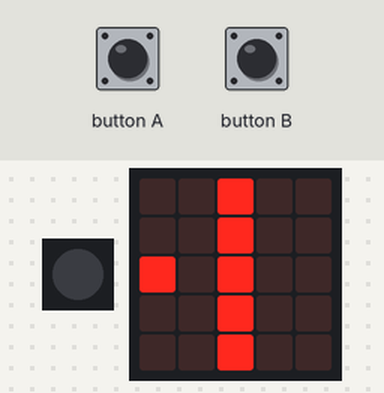
Bench run of a program on a simulated Calliope mini (MakeCode). On the bench: 1 RGB LEDs in strip order, left to right, the board's 5×5 LED display. The test bench sets the inputs (shaded band). Random numbers come from a fixed seed.

Above: at 1.2 s.
1.3 s: button A pressed for 3 s
At 4.5 s:
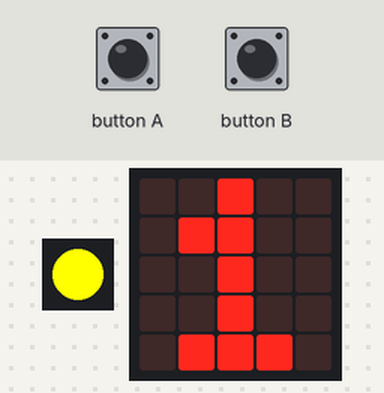
6.1 s: button A pressed for 3 s
At 8.6 s:
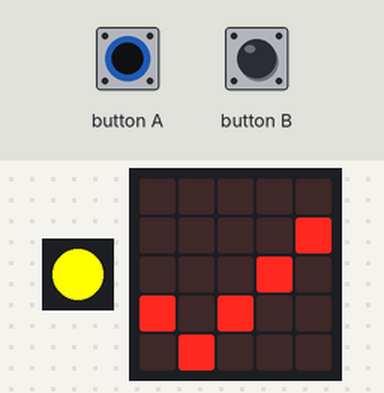
10.9 s: button B pressed for 3 s
At 13.2 s:
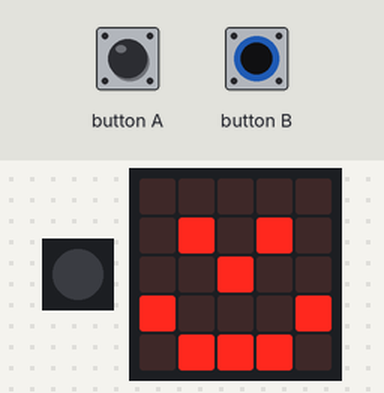
15.7 s: button B pressed for 3 s
At 18.8 s:
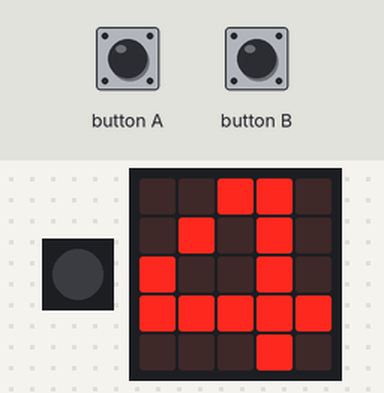
20.5 s: button A pressed for 3 s
At 22.23 s:
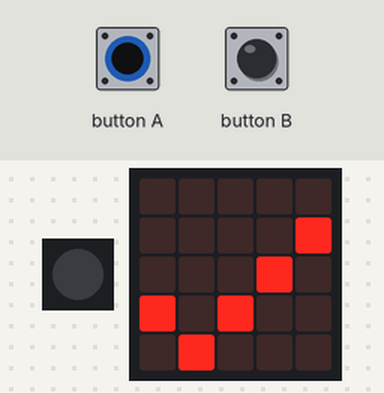
Timing chart, 0 to 25.2 s (numbered marks = the images above; inputs shaded):
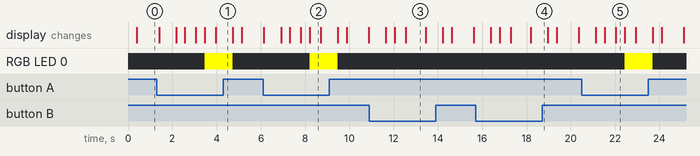

The program:

main.ts
```typescript
let Maulwurf = 0
let Punkte = 0
basic.forever(function () {
    basic.turnRgbLedOff()
    basic.showLeds(`
        . . # . .
        . . # . .
        . . # . .
        . . # . .
        . . # . .
        `)
    Maulwurf = randint(0, 1)
    if (Maulwurf == 0) {
        basic.showLeds(`
            . . # . .
            . . # . .
            # . # . .
            . . # . .
            . . # . .
            `)
        basic.pause(100)
        if (input.buttonIsPressed(Button.A)) {
            basic.showLeds(`
                . . . . .
                . . . . #
                . . . # .
                # . # . .
                . # . . .
                `)
            Punkte += 1
            basic.setLedColor(0xffff00)
        }
    } else {
        basic.showLeds(`
            . . # . .
            . . # . .
            . . # . #
            . . # . .
            . . # . .
            `)
        basic.pause(100)
        if (input.buttonIsPressed(Button.B)) {
            basic.showLeds(`
                . . . . .
                . # . # .
                . . # . .
                # . . . #
                . # # # .
                `)
            Punkte += 1
        }
    }
    basic.pause(500)
    basic.showString("" + Punkte)
})
```

test.ts
```typescript
// Hier kann man Tests durchführen; diese Datei wird nicht kompiliert, wenn dieses Paket als Erweiterung verwendet wird.
```

Measured:
- what the display in image 2 shows lasts 0.5 s, from 8.2 s to 8.7 s
- what the display in image 3 shows lasts 0.9 s, from 12.6 s to 13.5 s
- what the display in image 5 shows lasts 0.4 s, from 22.0 s to 22.4 s
